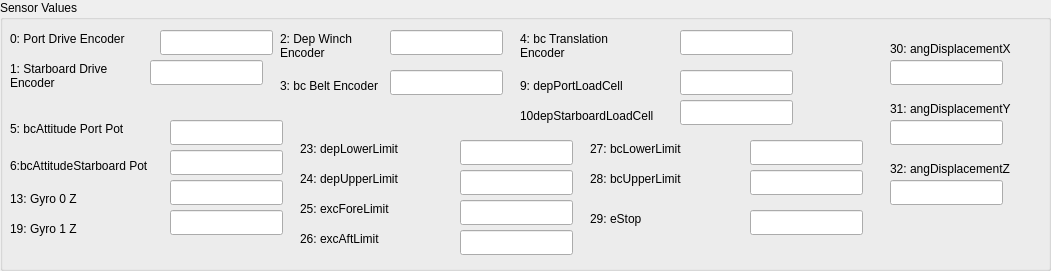
  <widget class="QGroupBox" name="groupBox">
   <property name="geometry">
    <rect>
     <x>10</x>
     <y>720</y>
     <width>1051</width>
     <height>271</height>
    </rect>
   </property>
   <property name="title">
    <string>Sensor Values</string>
   </property>
   <widget class="QLabel" name="label_9">
    <property name="geometry">
     <rect>
      <x>10</x>
      <y>30</y>
      <width>151</width>
      <height>17</height>
     </rect>
    </property>
    <property name="text">
     <string>0: Port Drive Encoder</string>
    </property>
   </widget>
   <widget class="QLineEdit" name="sensor0_lineedit">
    <property name="geometry">
     <rect>
      <x>160</x>
      <y>30</y>
      <width>113</width>
      <height>25</height>
     </rect>
    </property>
    <property name="readOnly">
     <bool>true</bool>
    </property>
   </widget>
   <widget class="QLabel" name="label_24">
    <property name="geometry">
     <rect>
      <x>10</x>
      <y>60</y>
      <width>121</width>
      <height>31</height>
     </rect>
    </property>
    <property name="text">
     <string>1: Starboard Drive Encoder</string>
    </property>
    <property name="wordWrap">
     <bool>true</bool>
    </property>
   </widget>
   <widget class="QLineEdit" name="sensor1_lineedit">
    <property name="geometry">
     <rect>
      <x>150</x>
      <y>60</y>
      <width>113</width>
      <height>25</height>
     </rect>
    </property>
    <property name="readOnly">
     <bool>true</bool>
    </property>
   </widget>
   <widget class="QLabel" name="label_25">
    <property name="geometry">
     <rect>
      <x>280</x>
      <y>30</y>
      <width>111</width>
      <height>31</height>
     </rect>
    </property>
    <property name="text">
     <string>2: Dep Winch Encoder</string>
    </property>
    <property name="wordWrap">
     <bool>true</bool>
    </property>
   </widget>
   <widget class="QLineEdit" name="sensor2_lineedit">
    <property name="geometry">
     <rect>
      <x>390</x>
      <y>30</y>
      <width>113</width>
      <height>25</height>
     </rect>
    </property>
    <property name="readOnly">
     <bool>true</bool>
    </property>
   </widget>
   <widget class="QLabel" name="label_26">
    <property name="geometry">
     <rect>
      <x>280</x>
      <y>70</y>
      <width>111</width>
      <height>31</height>
     </rect>
    </property>
    <property name="text">
     <string>3: bc Belt Encoder</string>
    </property>
    <property name="wordWrap">
     <bool>true</bool>
    </property>
   </widget>
   <widget class="QLineEdit" name="sensor3_lineedit">
    <property name="geometry">
     <rect>
      <x>390</x>
      <y>70</y>
      <width>113</width>
      <height>25</height>
     </rect>
    </property>
    <property name="readOnly">
     <bool>true</bool>
    </property>
   </widget>
   <widget class="QLabel" name="label_27">
    <property name="geometry">
     <rect>
      <x>520</x>
      <y>30</y>
      <width>121</width>
      <height>31</height>
     </rect>
    </property>
    <property name="text">
     <string>4: bc Translation Encoder</string>
    </property>
    <property name="wordWrap">
     <bool>true</bool>
    </property>
   </widget>
   <widget class="QLabel" name="label_28">
    <property name="geometry">
     <rect>
      <x>520</x>
      <y>70</y>
      <width>141</width>
      <height>31</height>
     </rect>
    </property>
    <property name="text">
     <string>9: depPortLoadCell</string>
    </property>
    <property name="wordWrap">
     <bool>true</bool>
    </property>
   </widget>
   <widget class="QLabel" name="label_29">
    <property name="geometry">
     <rect>
      <x>520</x>
      <y>100</y>
      <width>151</width>
      <height>31</height>
     </rect>
    </property>
    <property name="text">
     <string>10depStarboardLoadCell</string>
    </property>
    <property name="wordWrap">
     <bool>true</bool>
    </property>
   </widget>
   <widget class="QLineEdit" name="sensor4_lineedit">
    <property name="geometry">
     <rect>
      <x>680</x>
      <y>30</y>
      <width>113</width>
      <height>25</height>
     </rect>
    </property>
    <property name="readOnly">
     <bool>true</bool>
    </property>
   </widget>
   <widget class="QLineEdit" name="sensor9_lineedit">
    <property name="geometry">
     <rect>
      <x>680</x>
      <y>70</y>
      <width>113</width>
      <height>25</height>
     </rect>
    </property>
    <property name="readOnly">
     <bool>true</bool>
    </property>
   </widget>
   <widget class="QLineEdit" name="sensor10_lineedit">
    <property name="geometry">
     <rect>
      <x>680</x>
      <y>100</y>
      <width>113</width>
      <height>25</height>
     </rect>
    </property>
    <property name="readOnly">
     <bool>true</bool>
    </property>
   </widget>
   <widget class="QLabel" name="sensor5_label">
    <property name="geometry">
     <rect>
      <x>10</x>
      <y>120</y>
      <width>151</width>
      <height>17</height>
     </rect>
    </property>
    <property name="text">
     <string>5: bcAttitude Port Pot</string>
    </property>
   </widget>
   <widget class="QLineEdit" name="sensor5_lineedit">
    <property name="geometry">
     <rect>
      <x>170</x>
      <y>120</y>
      <width>113</width>
      <height>25</height>
     </rect>
    </property>
    <property name="readOnly">
     <bool>true</bool>
    </property>
   </widget>
   <widget class="QLabel" name="sensor5_label_2">
    <property name="geometry">
     <rect>
      <x>10</x>
      <y>190</y>
      <width>151</width>
      <height>17</height>
     </rect>
    </property>
    <property name="text">
     <string>13: Gyro 0 Z</string>
    </property>
   </widget>
   <widget class="QLineEdit" name="sensor13_lineedit">
    <property name="geometry">
     <rect>
      <x>170</x>
      <y>180</y>
      <width>113</width>
      <height>25</height>
     </rect>
    </property>
    <property name="readOnly">
     <bool>true</bool>
    </property>
   </widget>
   <widget class="QLabel" name="sensor5_label_3">
    <property name="geometry">
     <rect>
      <x>10</x>
      <y>220</y>
      <width>151</width>
      <height>17</height>
     </rect>
    </property>
    <property name="text">
     <string>19: Gyro 1 Z</string>
    </property>
   </widget>
   <widget class="QLineEdit" name="sensor19_lineedit">
    <property name="geometry">
     <rect>
      <x>170</x>
      <y>210</y>
      <width>113</width>
      <height>25</height>
     </rect>
    </property>
    <property name="readOnly">
     <bool>true</bool>
    </property>
   </widget>
   <widget class="QLabel" name="sensor5_label_4">
    <property name="geometry">
     <rect>
      <x>300</x>
      <y>140</y>
      <width>151</width>
      <height>17</height>
     </rect>
    </property>
    <property name="text">
     <string>23: depLowerLimit</string>
    </property>
   </widget>
   <widget class="QLineEdit" name="sensor23_lineedit">
    <property name="geometry">
     <rect>
      <x>460</x>
      <y>140</y>
      <width>113</width>
      <height>25</height>
     </rect>
    </property>
    <property name="readOnly">
     <bool>true</bool>
    </property>
   </widget>
   <widget class="QLabel" name="sensor5_label_5">
    <property name="geometry">
     <rect>
      <x>300</x>
      <y>170</y>
      <width>151</width>
      <height>17</height>
     </rect>
    </property>
    <property name="text">
     <string>24: depUpperLimit</string>
    </property>
   </widget>
   <widget class="QLineEdit" name="sensor24_lineedit">
    <property name="geometry">
     <rect>
      <x>460</x>
      <y>170</y>
      <width>113</width>
      <height>25</height>
     </rect>
    </property>
    <property name="readOnly">
     <bool>true</bool>
    </property>
   </widget>
   <widget class="QLabel" name="sensor5_label_6">
    <property name="geometry">
     <rect>
      <x>300</x>
      <y>200</y>
      <width>151</width>
      <height>17</height>
     </rect>
    </property>
    <property name="text">
     <string>25: excForeLimit</string>
    </property>
   </widget>
   <widget class="QLineEdit" name="sensor25_lineedit">
    <property name="geometry">
     <rect>
      <x>460</x>
      <y>200</y>
      <width>113</width>
      <height>25</height>
     </rect>
    </property>
    <property name="readOnly">
     <bool>true</bool>
    </property>
   </widget>
   <widget class="QLabel" name="sensor5_label_7">
    <property name="geometry">
     <rect>
      <x>300</x>
      <y>230</y>
      <width>151</width>
      <height>17</height>
     </rect>
    </property>
    <property name="text">
     <string>26: excAftLimit</string>
    </property>
   </widget>
   <widget class="QLineEdit" name="sensor26_lineedit">
    <property name="geometry">
     <rect>
      <x>460</x>
      <y>230</y>
      <width>113</width>
      <height>25</height>
     </rect>
    </property>
    <property name="readOnly">
     <bool>true</bool>
    </property>
   </widget>
   <widget class="QLabel" name="sensor5_label_8">
    <property name="geometry">
     <rect>
      <x>590</x>
      <y>140</y>
      <width>151</width>
      <height>17</height>
     </rect>
    </property>
    <property name="text">
     <string>27: bcLowerLimit</string>
    </property>
   </widget>
   <widget class="QLineEdit" name="sensor27_lineedit">
    <property name="geometry">
     <rect>
      <x>750</x>
      <y>140</y>
      <width>113</width>
      <height>25</height>
     </rect>
    </property>
    <property name="readOnly">
     <bool>true</bool>
    </property>
   </widget>
   <widget class="QLabel" name="sensor5_label_9">
    <property name="geometry">
     <rect>
      <x>590</x>
      <y>170</y>
      <width>151</width>
      <height>17</height>
     </rect>
    </property>
    <property name="text">
     <string>28: bcUpperLimit</string>
    </property>
   </widget>
   <widget class="QLineEdit" name="sensor28_lineedit">
    <property name="geometry">
     <rect>
      <x>750</x>
      <y>170</y>
      <width>113</width>
      <height>25</height>
     </rect>
    </property>
    <property name="readOnly">
     <bool>true</bool>
    </property>
   </widget>
   <widget class="QLabel" name="sensor5_label_10">
    <property name="geometry">
     <rect>
      <x>590</x>
      <y>210</y>
      <width>151</width>
      <height>17</height>
     </rect>
    </property>
    <property name="text">
     <string>29: eStop</string>
    </property>
   </widget>
   <widget class="QLineEdit" name="sensor29_lineedit">
    <property name="geometry">
     <rect>
      <x>750</x>
      <y>210</y>
      <width>113</width>
      <height>25</height>
     </rect>
    </property>
    <property name="readOnly">
     <bool>true</bool>
    </property>
   </widget>
   <widget class="QLabel" name="sensor30_label">
    <property name="geometry">
     <rect>
      <x>890</x>
      <y>40</y>
      <width>161</width>
      <height>17</height>
     </rect>
    </property>
    <property name="text">
     <string>30: angDisplacementX</string>
    </property>
   </widget>
   <widget class="QLineEdit" name="sensor30_lineedit">
    <property name="geometry">
     <rect>
      <x>890</x>
      <y>60</y>
      <width>113</width>
      <height>25</height>
     </rect>
    </property>
    <property name="readOnly">
     <bool>true</bool>
    </property>
   </widget>
   <widget class="QLineEdit" name="sensor31_lineedit">
    <property name="geometry">
     <rect>
      <x>890</x>
      <y>120</y>
      <width>113</width>
      <height>25</height>
     </rect>
    </property>
    <property name="readOnly">
     <bool>true</bool>
    </property>
   </widget>
   <widget class="QLabel" name="sensor30_label_2">
    <property name="geometry">
     <rect>
      <x>890</x>
      <y>100</y>
      <width>161</width>
      <height>17</height>
     </rect>
    </property>
    <property name="text">
     <string>31: angDisplacementY</string>
    </property>
   </widget>
   <widget class="QLineEdit" name="sensor32_lineedit">
    <property name="geometry">
     <rect>
      <x>890</x>
      <y>180</y>
      <width>113</width>
      <height>25</height>
     </rect>
    </property>
    <property name="readOnly">
     <bool>true</bool>
    </property>
   </widget>
   <widget class="QLabel" name="sensor30_label_3">
    <property name="geometry">
     <rect>
      <x>890</x>
      <y>160</y>
      <width>161</width>
      <height>17</height>
     </rect>
    </property>
    <property name="text">
     <string>32: angDisplacementZ</string>
    </property>
   </widget>
   <widget class="QLabel" name="sensor5_label_11">
    <property name="geometry">
     <rect>
      <x>10</x>
      <y>150</y>
      <width>151</width>
      <height>31</height>
     </rect>
    </property>
    <property name="text">
     <string>6:bcAttitudeStarboard Pot</string>
    </property>
    <property name="wordWrap">
     <bool>true</bool>
    </property>
   </widget>
   <widget class="QLineEdit" name="sensor6_lineedit">
    <property name="geometry">
     <rect>
      <x>170</x>
      <y>150</y>
      <width>113</width>
      <height>25</height>
     </rect>
    </property>
    <property name="readOnly">
     <bool>true</bool>
    </property>
   </widget>
  </widget>
